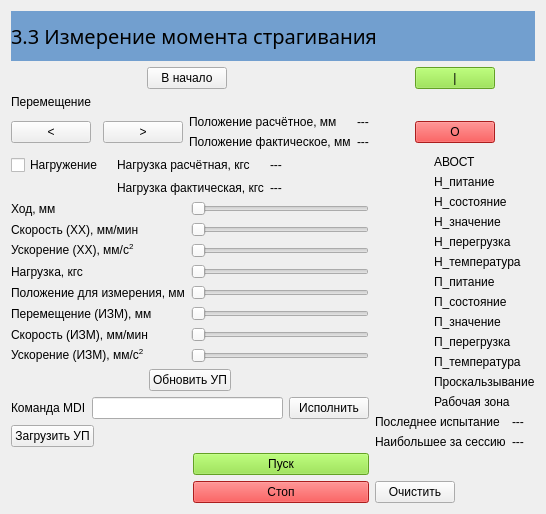
      <widget class="QWidget" name="page33">
       <layout class="QGridLayout" name="gridLayout_20">
        <item row="1" column="1">
         <layout class="QGridLayout" name="gridLayout_19">
          <item row="1" column="2">
           <widget class="LED" name="led_29"/>
          </item>
          <item row="1" column="1">
           <widget class="LED" name="led_30"/>
          </item>
          <item row="0" column="1" colspan="2">
           <widget class="PushButton" name="pushbutton_13">
            <property name="styleSheet">
             <string notr="true">background-color: rgb(138, 226, 52);</string>
            </property>
            <property name="text">
             <string>|</string>
            </property>
           </widget>
          </item>
          <item row="2" column="1" colspan="2">
           <widget class="PushButton" name="pushbutton_14">
            <property name="styleSheet">
             <string notr="true">background-color: rgb(239, 41, 41);</string>
            </property>
            <property name="text">
             <string>O</string>
            </property>
           </widget>
          </item>
          <item row="1" column="0">
           <spacer name="horizontalSpacer_16">
            <property name="orientation">
             <enum>Qt::Horizontal</enum>
            </property>
            <property name="sizeHint" stdset="0">
             <size>
              <width>40</width>
              <height>20</height>
             </size>
            </property>
           </spacer>
          </item>
          <item row="1" column="3">
           <spacer name="horizontalSpacer_17">
            <property name="orientation">
             <enum>Qt::Horizontal</enum>
            </property>
            <property name="sizeHint" stdset="0">
             <size>
              <width>40</width>
              <height>20</height>
             </size>
            </property>
           </spacer>
          </item>
         </layout>
        </item>
        <item row="0" column="0" colspan="2">
         <widget class="QLabel" name="label_136">
          <property name="minimumSize">
           <size>
            <width>0</width>
            <height>50</height>
           </size>
          </property>
          <property name="maximumSize">
           <size>
            <width>16777215</width>
            <height>50</height>
           </size>
          </property>
          <property name="styleSheet">
           <string notr="true">background-color: rgb(114, 159, 207);
font: 15pt bold;</string>
          </property>
          <property name="text">
           <string>3.3 Измерение момента страгивания</string>
          </property>
         </widget>
        </item>
        <item row="1" column="0" rowspan="4">
         <layout class="QVBoxLayout" name="verticalLayout_2">
          <item>
           <layout class="QHBoxLayout" name="horizontalLayout_18">
            <item>
             <spacer name="horizontalSpacer_19">
              <property name="orientation">
               <enum>Qt::Horizontal</enum>
              </property>
              <property name="sizeHint" stdset="0">
               <size>
                <width>40</width>
                <height>20</height>
               </size>
              </property>
             </spacer>
            </item>
            <item>
             <widget class="PushButton" name="pushbutton_10">
              <property name="text">
               <string>В начало</string>
              </property>
             </widget>
            </item>
            <item>
             <widget class="LED" name="led_25"/>
            </item>
            <item>
             <spacer name="horizontalSpacer_18">
              <property name="orientation">
               <enum>Qt::Horizontal</enum>
              </property>
              <property name="sizeHint" stdset="0">
               <size>
                <width>40</width>
                <height>20</height>
               </size>
              </property>
             </spacer>
            </item>
           </layout>
          </item>
          <item>
           <layout class="QGridLayout" name="gridLayout_17">
            <item row="1" column="1" rowspan="2">
             <widget class="LED" name="led_26"/>
            </item>
            <item row="1" column="2" rowspan="2">
             <widget class="PushButton" name="btnForward33">
              <property name="text">
               <string>&gt;</string>
              </property>
             </widget>
            </item>
            <item row="2" column="3">
             <widget class="QLabel" name="label_83">
              <property name="text">
               <string>Положение фактическое, мм</string>
              </property>
             </widget>
            </item>
            <item row="1" column="3">
             <widget class="QLabel" name="label_84">
              <property name="text">
               <string>Положение расчётное, мм</string>
              </property>
             </widget>
            </item>
            <item row="1" column="0" rowspan="2">
             <widget class="PushButton" name="btnBack33">
              <property name="text">
               <string>&lt;</string>
              </property>
             </widget>
            </item>
            <item row="0" column="0" colspan="3">
             <widget class="QLabel" name="label_85">
              <property name="text">
               <string>Перемещение</string>
              </property>
             </widget>
            </item>
            <item row="2" column="4">
             <widget class="QLabel" name="label_153">
              <property name="text">
               <string>---</string>
              </property>
             </widget>
            </item>
            <item row="1" column="4">
             <widget class="QLabel" name="label_154">
              <property name="text">
               <string>---</string>
              </property>
             </widget>
            </item>
           </layout>
          </item>
          <item>
           <layout class="QGridLayout" name="gridLayout_30">
            <item row="0" column="1">
             <widget class="QLabel" name="label_87">
              <property name="text">
               <string>Нагрузка расчётная, кгс</string>
              </property>
             </widget>
            </item>
            <item row="0" column="0">
             <widget class="QCheckBox" name="checkBox_3">
              <property name="text">
               <string>Нагружение</string>
              </property>
             </widget>
            </item>
            <item row="1" column="1">
             <widget class="QLabel" name="label_86">
              <property name="text">
               <string>Нагрузка фактическая, кгс</string>
              </property>
             </widget>
            </item>
            <item row="1" column="0">
             <widget class="LED" name="led_27"/>
            </item>
            <item row="0" column="2">
             <widget class="QLabel" name="label_151">
              <property name="text">
               <string>---</string>
              </property>
             </widget>
            </item>
            <item row="1" column="2">
             <widget class="QLabel" name="label_152">
              <property name="text">
               <string>---</string>
              </property>
             </widget>
            </item>
           </layout>
          </item>
          <item>
           <layout class="QGridLayout" name="gridLayout_31">
            <item row="2" column="1">
             <widget class="Slider" name="slider_10">
              <property name="maximum">
               <number>100</number>
              </property>
              <property name="orientation">
               <enum>Qt::Horizontal</enum>
              </property>
             </widget>
            </item>
            <item row="1" column="0">
             <widget class="QLabel" name="label_89">
              <property name="text">
               <string>Скорость (ХХ), мм/мин</string>
              </property>
             </widget>
            </item>
            <item row="2" column="0">
             <widget class="QLabel" name="label_90">
              <property name="text">
               <string>Ускорение (ХХ), мм/с&lt;sup&gt;2&lt;sup&gt;</string>
              </property>
             </widget>
            </item>
            <item row="0" column="0">
             <widget class="QLabel" name="label_88">
              <property name="text">
               <string>Ход, мм</string>
              </property>
             </widget>
            </item>
            <item row="1" column="1">
             <widget class="Slider" name="slider_12">
              <property name="maximum">
               <number>100</number>
              </property>
              <property name="orientation">
               <enum>Qt::Horizontal</enum>
              </property>
             </widget>
            </item>
            <item row="5" column="1">
             <widget class="Slider" name="slider_13">
              <property name="maximum">
               <number>100</number>
              </property>
              <property name="orientation">
               <enum>Qt::Horizontal</enum>
              </property>
             </widget>
            </item>
            <item row="8" column="0" colspan="2" alignment="Qt::AlignHCenter">
             <widget class="QPushButton" name="pushButton_18">
              <property name="text">
               <string>Обновить УП</string>
              </property>
             </widget>
            </item>
            <item row="4" column="1">
             <widget class="Slider" name="slider_11">
              <property name="maximum">
               <number>100</number>
              </property>
              <property name="orientation">
               <enum>Qt::Horizontal</enum>
              </property>
             </widget>
            </item>
            <item row="3" column="0">
             <widget class="QLabel" name="label_91">
              <property name="text">
               <string>Нагрузка, кгс</string>
              </property>
             </widget>
            </item>
            <item row="3" column="1">
             <widget class="Slider" name="slider_8">
              <property name="maximum">
               <number>100</number>
              </property>
              <property name="orientation">
               <enum>Qt::Horizontal</enum>
              </property>
             </widget>
            </item>
            <item row="0" column="1">
             <widget class="Slider" name="slider_9">
              <property name="maximum">
               <number>100</number>
              </property>
              <property name="orientation">
               <enum>Qt::Horizontal</enum>
              </property>
             </widget>
            </item>
            <item row="4" column="0">
             <widget class="QLabel" name="label_92">
              <property name="text">
               <string>Положение для измерения, мм</string>
              </property>
             </widget>
            </item>
            <item row="6" column="1">
             <widget class="Slider" name="slider_14">
              <property name="maximum">
               <number>100</number>
              </property>
              <property name="orientation">
               <enum>Qt::Horizontal</enum>
              </property>
             </widget>
            </item>
            <item row="7" column="1">
             <widget class="Slider" name="slider_15">
              <property name="maximum">
               <number>100</number>
              </property>
              <property name="orientation">
               <enum>Qt::Horizontal</enum>
              </property>
             </widget>
            </item>
            <item row="5" column="0">
             <widget class="QLabel" name="label_111">
              <property name="text">
               <string>Перемещение (ИЗМ), мм</string>
              </property>
             </widget>
            </item>
            <item row="6" column="0">
             <widget class="QLabel" name="label_112">
              <property name="text">
               <string>Скорость (ИЗМ), мм/мин</string>
              </property>
             </widget>
            </item>
            <item row="7" column="0">
             <widget class="QLabel" name="label_113">
              <property name="text">
               <string>Ускорение (ИЗМ), мм/с&lt;sup&gt;2&lt;sup&gt;</string>
              </property>
             </widget>
            </item>
           </layout>
          </item>
          <item>
           <layout class="QHBoxLayout" name="horizontalLayout_13">
            <item>
             <widget class="QLabel" name="label_93">
              <property name="text">
               <string>Команда MDI</string>
              </property>
             </widget>
            </item>
            <item>
             <widget class="QLineEdit" name="lineEdit_6"/>
            </item>
            <item>
             <widget class="QPushButton" name="pushButton_17">
              <property name="text">
               <string>Исполнить</string>
              </property>
             </widget>
            </item>
           </layout>
          </item>
          <item>
           <layout class="QGridLayout" name="gridLayout_15">
            <item row="1" column="1">
             <widget class="QPushButton" name="pushButton_20">
              <property name="styleSheet">
               <string notr="true">background-color: rgb(138, 226, 52);</string>
              </property>
              <property name="text">
               <string>Пуск</string>
              </property>
              <property name="icon">
               <iconset resource="resources/BallScrewPanel.qrc">
                <normaloff>:/images/play.png</normaloff>:/images/play.png</iconset>
              </property>
              <property name="iconSize">
               <size>
                <width>36</width>
                <height>36</height>
               </size>
              </property>
             </widget>
            </item>
            <item row="0" column="0" alignment="Qt::AlignLeft">
             <widget class="QPushButton" name="pushButton_19">
              <property name="text">
               <string>Загрузить УП</string>
              </property>
             </widget>
            </item>
            <item row="2" column="1">
             <widget class="QPushButton" name="pushButton_21">
              <property name="styleSheet">
               <string notr="true">background-color: rgb(239, 41, 41);</string>
              </property>
              <property name="text">
               <string>Стоп</string>
              </property>
              <property name="icon">
               <iconset resource="resources/BallScrewPanel.qrc">
                <normaloff>:/images/stop.png</normaloff>:/images/stop.png</iconset>
              </property>
              <property name="iconSize">
               <size>
                <width>36</width>
                <height>36</height>
               </size>
              </property>
             </widget>
            </item>
           </layout>
          </item>
         </layout>
        </item>
        <item row="2" column="1">
         <layout class="QGridLayout" name="gridLayout_22">
          <item row="6" column="1">
           <widget class="QLabel" name="label_95">
            <property name="text">
             <string>Н_температура</string>
            </property>
           </widget>
          </item>
          <item row="7" column="0">
           <widget class="LED" name="led_32"/>
          </item>
          <item row="4" column="1">
           <widget class="QLabel" name="label_103">
            <property name="text">
             <string>Н_значение</string>
            </property>
           </widget>
          </item>
          <item row="0" column="0" colspan="2">
           <widget class="LED" name="led_31"/>
          </item>
          <item row="13" column="0">
           <widget class="LED" name="led_43"/>
          </item>
          <item row="1" column="1">
           <widget class="QLabel" name="label_104">
            <property name="text">
             <string>АВОСТ</string>
            </property>
           </widget>
          </item>
          <item row="10" column="0">
           <widget class="LED" name="led_42"/>
          </item>
          <item row="11" column="0">
           <widget class="LED" name="led_41"/>
          </item>
          <item row="9" column="0">
           <widget class="LED" name="led_34"/>
          </item>
          <item row="11" column="1">
           <widget class="QLabel" name="label_97">
            <property name="text">
             <string>П_температура</string>
            </property>
           </widget>
          </item>
          <item row="2" column="1">
           <widget class="QLabel" name="label_96">
            <property name="text">
             <string>Н_питание</string>
            </property>
           </widget>
          </item>
          <item row="7" column="1">
           <widget class="QLabel" name="label_102">
            <property name="text">
             <string>П_питание</string>
            </property>
           </widget>
          </item>
          <item row="10" column="1">
           <widget class="QLabel" name="label_105">
            <property name="text">
             <string>П_перегрузка</string>
            </property>
           </widget>
          </item>
          <item row="5" column="1">
           <widget class="QLabel" name="label_106">
            <property name="text">
             <string>Н_перегрузка</string>
            </property>
           </widget>
          </item>
          <item row="12" column="0">
           <widget class="LED" name="led_39"/>
          </item>
          <item row="4" column="0">
           <widget class="LED" name="led_37"/>
          </item>
          <item row="1" column="0">
           <widget class="LED" name="led_46"/>
          </item>
          <item row="6" column="0">
           <widget class="LED" name="led_45"/>
          </item>
          <item row="12" column="1">
           <widget class="QLabel" name="label_107">
            <property name="text">
             <string>Проскальзывание</string>
            </property>
           </widget>
          </item>
          <item row="9" column="1">
           <widget class="QLabel" name="label_101">
            <property name="text">
             <string>П_значение</string>
            </property>
           </widget>
          </item>
          <item row="8" column="0">
           <widget class="LED" name="led_38"/>
          </item>
          <item row="8" column="1">
           <widget class="QLabel" name="label_108">
            <property name="text">
             <string>П_состояние</string>
            </property>
           </widget>
          </item>
          <item row="3" column="1">
           <widget class="QLabel" name="label_99">
            <property name="text">
             <string>Н_состояние</string>
            </property>
           </widget>
          </item>
          <item row="13" column="1">
           <widget class="QLabel" name="label_98">
            <property name="text">
             <string>Рабочая зона</string>
            </property>
           </widget>
          </item>
          <item row="5" column="0">
           <widget class="LED" name="led_35"/>
          </item>
          <item row="2" column="0">
           <widget class="LED" name="led_33"/>
          </item>
          <item row="3" column="0">
           <widget class="LED" name="led_36"/>
          </item>
         </layout>
        </item>
        <item row="3" column="1">
         <layout class="QGridLayout" name="gridLayout_33">
          <item row="0" column="1">
           <widget class="StateLabel" name="statelabel_13">
            <property name="text">
             <string>---</string>
            </property>
           </widget>
          </item>
          <item row="0" column="0">
           <widget class="QLabel" name="label_109">
            <property name="text">
             <string>Последнее испытание</string>
            </property>
           </widget>
          </item>
          <item row="1" column="0">
           <widget class="QLabel" name="label_110">
            <property name="text">
             <string>Наибольшее за сессию</string>
            </property>
           </widget>
          </item>
          <item row="1" column="1">
           <widget class="StateLabel" name="statelabel_14">
            <property name="text">
             <string>---</string>
            </property>
           </widget>
          </item>
         </layout>
        </item>
        <item row="4" column="1">
         <layout class="QGridLayout" name="gridLayout_32">
          <item row="1" column="1">
           <spacer name="horizontalSpacer_13">
            <property name="orientation">
             <enum>Qt::Horizontal</enum>
            </property>
            <property name="sizeHint" stdset="0">
             <size>
              <width>40</width>
              <height>20</height>
             </size>
            </property>
           </spacer>
          </item>
          <item row="1" column="0">
           <widget class="QPushButton" name="btnClear33">
            <property name="text">
             <string>Очистить</string>
            </property>
           </widget>
          </item>
          <item row="0" column="0" colspan="2">
           <widget class="PlotWidget" name="widget_3" native="true">
            <property name="sizePolicy">
             <sizepolicy hsizetype="Expanding" vsizetype="Expanding">
              <horstretch>0</horstretch>
              <verstretch>0</verstretch>
             </sizepolicy>
            </property>
           </widget>
          </item>
         </layout>
        </item>
       </layout>
      </widget>
